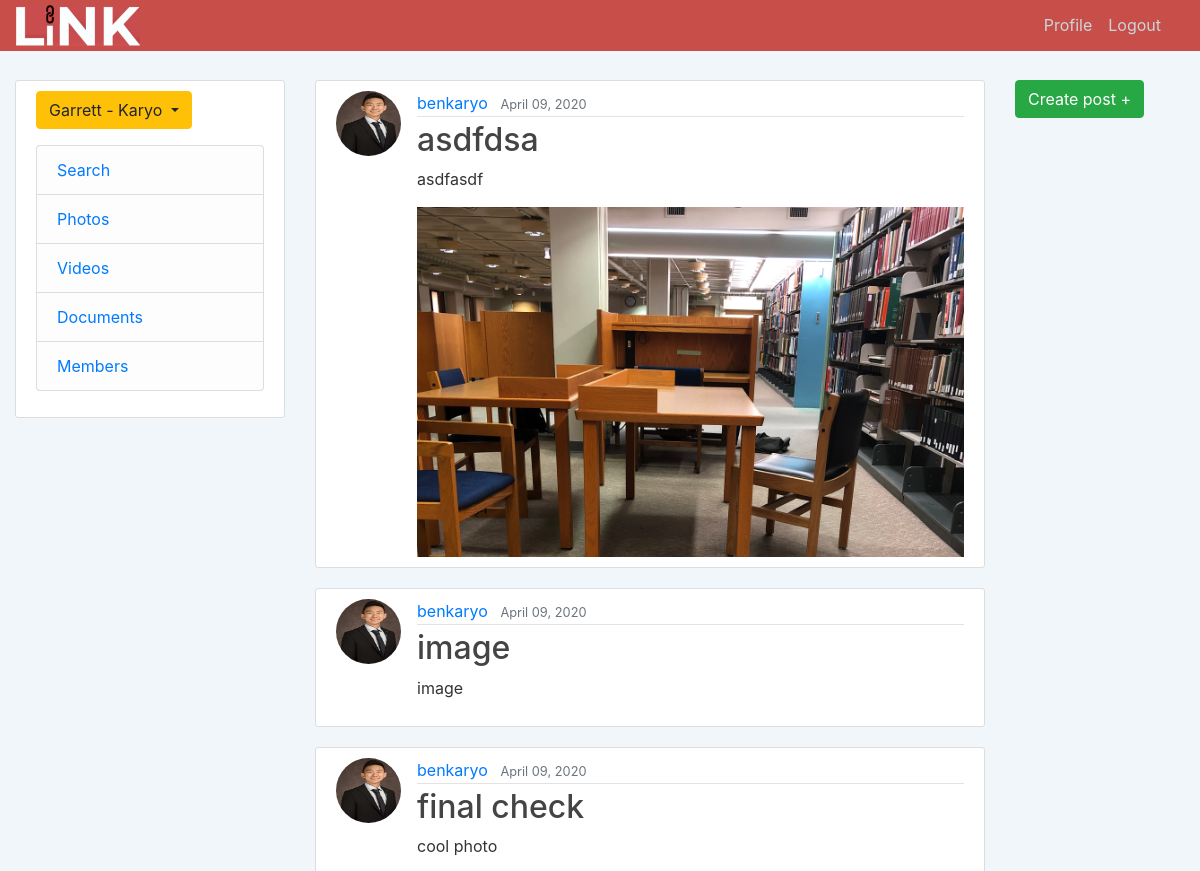
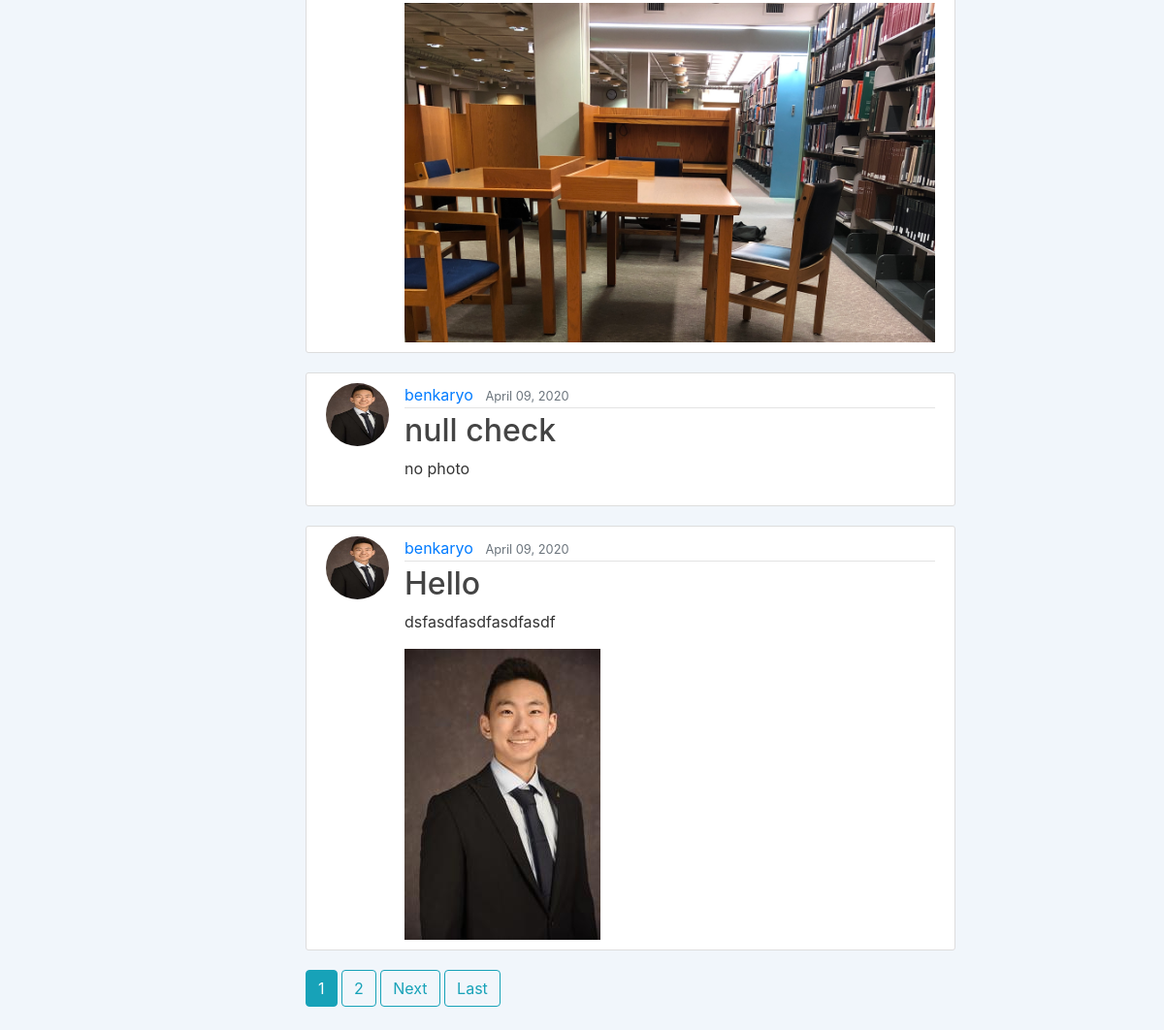
The page / (signed in) on the database its author committed (2 pictures, top to bottom).
### journal/models.py (models this page shows, shortened)
class Post(models.Model):
    title = models.CharField(max_length=100)
    content = models.TextField()
    image = models.ImageField(default='NULL', upload_to='profile_pics')
    date_posted = models.DateTimeField(default=timezone.now)
    author = models.ForeignKey(User, on_delete=models.CASCADE)

### users/models.py (models this page shows, shortened)
class Profile(models.Model):
    user = models.OneToOneField(User, on_delete=models.CASCADE)
    image = models.ImageField(default='default.jpg', upload_to='profile_pics')

### journal/views.py (the view)
# urls.py: path('', PostListView.as_view(), name='journal-home'),
class PostListView(ListView):
    model = Post
    template_name = 'journal/home.html'  # <app>/<model>_<viewtype>.html
    context_object_name = 'posts'
    ordering = ['-date_posted']
    paginate_by = 5

### journal/templates/journal/home.html (shortened to what this page needs)
{% extends "journal/base.html" %}
{% block content %}
    {% if user.is_authenticated %}
        {% for post in posts %}
            <article class="media content-section">
              <img class="rounded-circle article-img" src="{{ post.author.profile.image.url }}">
              <div class="media-body">
                <div class="article-metadata">
                  <a class="mr-2" href="{% url 'user-posts' post.author.username %}">{{ post.author }}</a>
                  <small class="text-muted">{{ post.date_posted|date:"F d, Y" }}</small>
                </div>
                <h2><a class="article-title" href="{% url 'post-detail' post.id %}">{{ post.title }}</a></h2>
                <p class="article-content">{{ post.content }}</p>
                {% if post.image != 'NULL' %}
                    <img class="post-photos" src="{{ post.image.url }}">
                {% endif %}
              </div>
            </article>
        {% endfor %}
        {% if is_paginated %}
          {% for num in page_obj.paginator.page_range %}
            {% if page_obj.number == num %}
              <a class="btn btn-info mb-4" href="?page={{ num }}">{{ num }}</a>
            {% elif num > page_obj.number|add:'-3' and num < page_obj.number|add:'3' %}
              <a class="btn btn-outline-info mb-4" href="?page={{ num }}">{{ num }}</a>
            {% endif %}
          {% endfor %}
          {% if page_obj.has_next %}
            <a class="btn btn-outline-info mb-4" href="?page={{ page_obj.next_page_number }}">Next</a>
            <a class="btn btn-outline-info mb-4" href="?page={{ page_obj.paginator.num_pages }}">Last</a>
          {% endif %}
        {% endif %}
    {% else %}
        <h3>Please <a href="{% url 'login' %}">login.</a></h3>
    {% endif %}
{% endblock content %}

### journal/static/journal/main.css (style rules this page uses)
body { background: rgb(241, 246, 251); color: #333333; margin-top: 5rem; }
h1, h2, h3, h4, h5, h6 { color: #444444; }
.content-section { background: #ffffff; padding: 10px 20px; border: 1px solid #dddddd; border-radius: 3px; margin-bottom: 20px; }
.article-title { color: #444444; }
.article-content { white-space: pre-line; }
.article-img { height: 65px; width: 65px; margin-right: 16px; }
.article-metadata { padding-bottom: 1px; margin-bottom: 4px; border-bottom: 1px solid #e3e3e3 }
.post-photos { max-width: 100%; }

### rows shown on the page
Post: author.profile.image (placeholder picture), author "benkaryo", date_posted "April 09, 2020", title "asdfdsa", content "asdfasdf", image (picture)
Post: author.profile.image (placeholder picture), author "benkaryo", date_posted "April 09, 2020", title "image", content "image"
Post: author.profile.image (placeholder picture), author "benkaryo", date_posted "April 09, 2020", title "final check", content "cool photo", image (picture)
Post: author.profile.image (placeholder picture), author "benkaryo", date_posted "April 09, 2020", title "null check", content "no photo"
Post: author.profile.image (placeholder picture), author "benkaryo", date_posted "April 09, 2020", title "Hello", content "dsfasdfasdfasdfasdf", image (placeholder picture)

### other values the page prints
{{ num }} "1"
{{ num }} "2"
